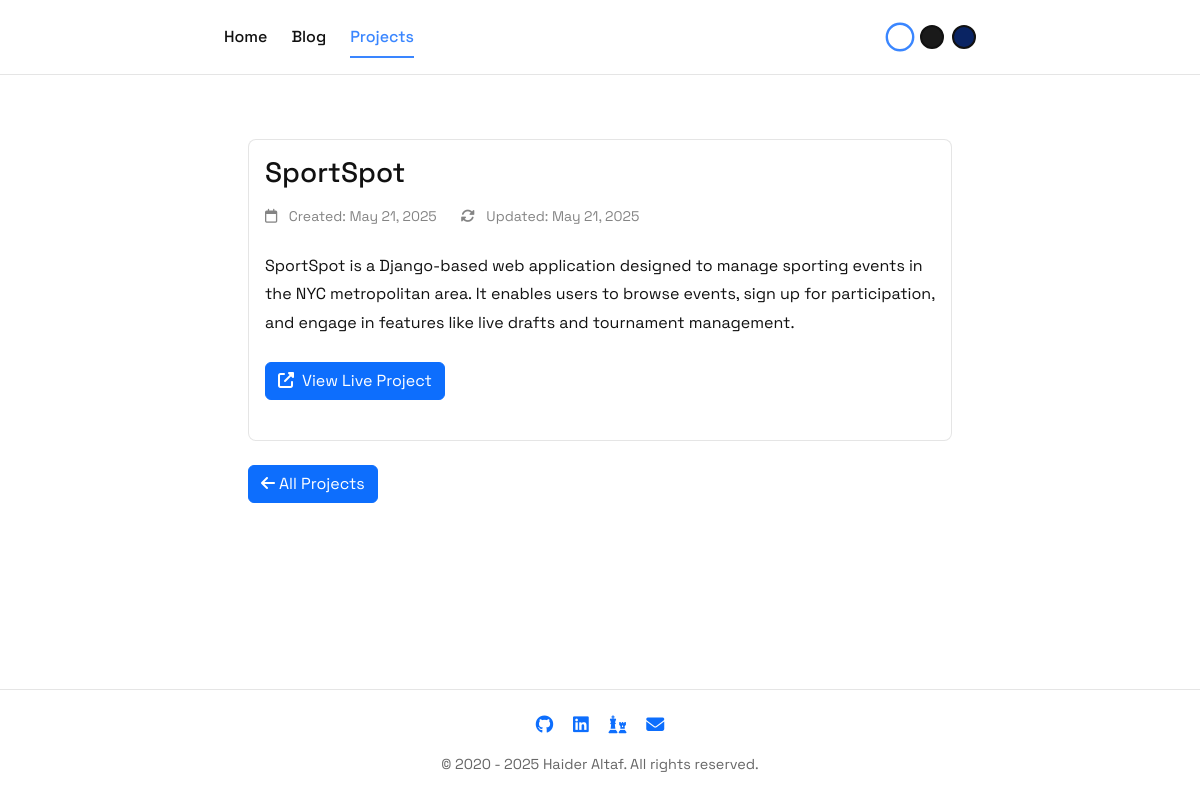
/project/1/, run on the app's committed database.
### main/models.py (models this page shows, shortened)
class Project(models.Model):
    title = models.CharField(max_length=200)
    description = models.TextField()
    url = models.URLField(blank=True, null=True)
    created_at = models.DateTimeField(default=timezone.now)
    updated_at = models.DateTimeField(auto_now=True)

### main/views.py (the view)
# urls.py: path("project/<int:pk>/", views.ProjectDetailView.as_view(), name="project_detail"),
class ProjectDetailView(DetailView):
    model = Project
    template_name = "main/project_detail.html"

### main/templates/main/project_detail.html (shortened to what this page needs)
{% extends "main/layout.html" %}
{% block content %}
<section class="project-detail">
    <div class="card mb-4">
        <div class="card-body">
            <h1 class="h3 mb-3">{{ project.title }}</h1>
            <div class="d-flex gap-4 text-muted mb-4">
                <small>
                    <i class="far fa-calendar me-2"></i>
                    Created: {{ project.created_at|date:"F j, Y" }}
                </small>
                <small>
                    <i class="fas fa-rotate me-2"></i>
                    Updated: {{ project.updated_at|date:"F j, Y" }}
                </small>
            </div>
            <article class="project-content mb-4">
                {{ project.description|linebreaks }}
            </article>
            {% if project.url %}
            <a href="{{ project.url }}" target="_blank" class="btn btn-primary mb-4">
                <i class="fas fa-external-link-alt me-2"></i>View Live Project
            </a>
            {% endif %}
        </div>
    </div>
    <div class="d-flex justify-content-between">
        <a href="{% url 'main:project_list' %}" class="btn btn-primary">
            <i class="fas fa-arrow-left me-1"></i>All Projects
        </a>
    </div>
</section>
{% endblock %}

### main/static/main/styles.css (style rules this page uses)
:root { --primary-color: #111; --secondary-color: #666; --accent-color: #3a86ff; --bg-color: #ffffff; --card-bg: #ffffff; --card-text: #111; --card-border: rgba(0, 0, 0, 0.1); --text-color: #111; --max-width: 800px; --transition-speed: 0.3s; }
body { font-family: 'Space Grotesk', sans-serif; line-height: 1.6; color: var(--text-color); background-color: var(--bg-color); display: flex; flex-direction: column; min-height: 100vh; transition: background-color var(--transition-speed) ease, color var(--transition-speed) ease; }
.card { background-color: var(--card-bg); border-radius: 8px; transition: all var(--transition-speed) ease; border: 1px solid var(--card-border); color: var(--card-text); margin-bottom: 1.5rem; }
.card-body, .card-body p, .card-body h3, .card-body h5, .card-body h6 { color: var(--card-text); }
.card-body .text-muted { color: var(--secondary-color) !important; opacity: 0.8; }
.btn { transition: all var(--transition-speed) ease; }
*, *::before, *::after { transition: background-color var(--transition-speed) ease, color var(--transition-speed) ease, border-color var(--transition-speed) ease; }
.project-list, .project-detail { max-width: 800px; margin: 0 auto; padding: 2rem 1.5rem; }
.project-content { color: var(--card-text); line-height: 1.8; }

### data on the page
Project: title "SportSpot", created_at "May 21, 2025", updated_at "May 21, 2025", description "SportSpot is a Django-based web application designed to manage sporting events in the NYC metropolitan area. It enables users to browse events, sign up for participation, and engage in features like live drafts and tournament management."
